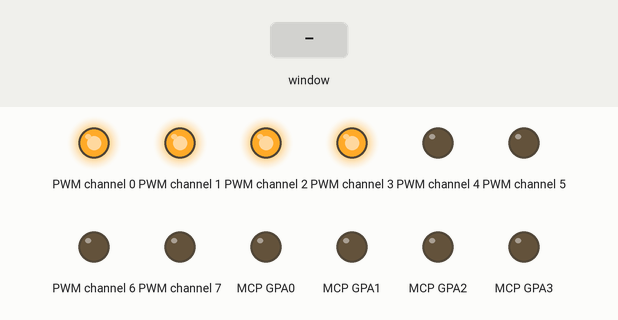
This program was run on a simulated Raspberry Pi (BCM pin numbers). Shown: output pins drawn as LEDs (lit = HIGH). The test bench sets the inputs (shaded band). The desktop window is not drawn, its controls go by their first labels and the mouse button is held 0.15 s.

Above: at 1.2 s.
1.3 s: control labelled "Pop Up 1 Deactivated" in the window clicked
At 2.3 s:
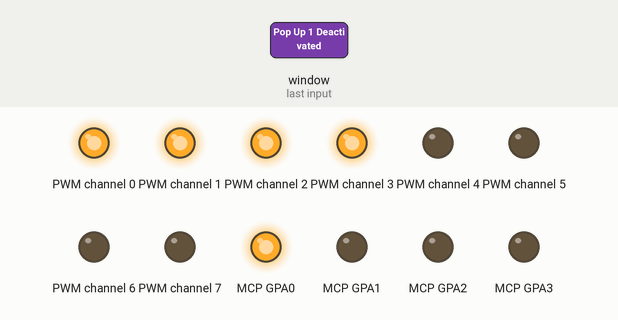
2.8 s: control labelled "Pop Up 2 Deactivated" in the window clicked
At 3.4 s:
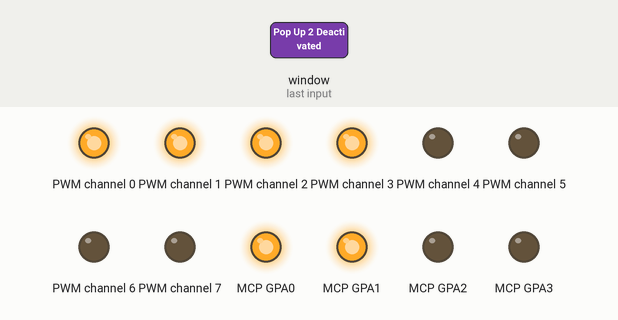
4.3 s: control labelled "Pop Up 3 Deactivated" in the window clicked
At 5.5 s:
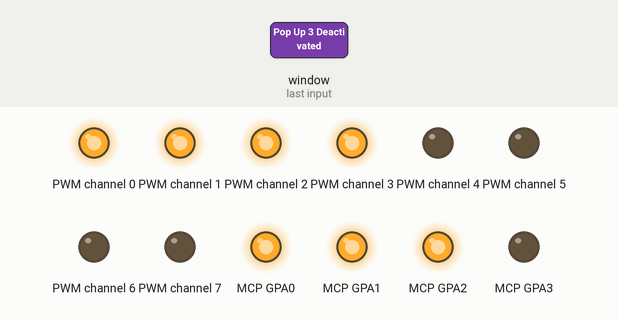
5.8 s: control labelled "Pop Up 4 Deactivated" in the window clicked
At 6.9 s:
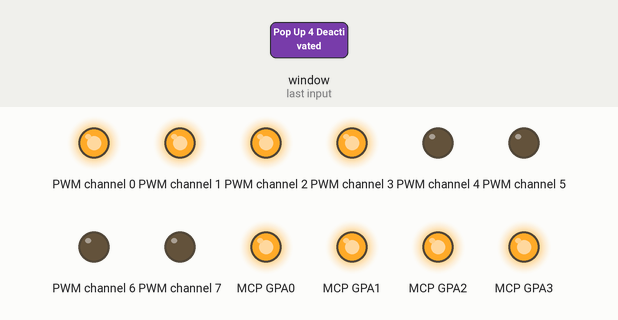
7.3 s: slider 1 in the window set to 128
At 8.0 s:
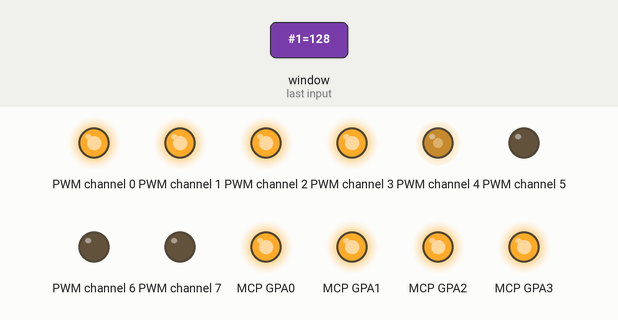
8.8 s: slider 1 in the window set to 255
At 9.2 s:
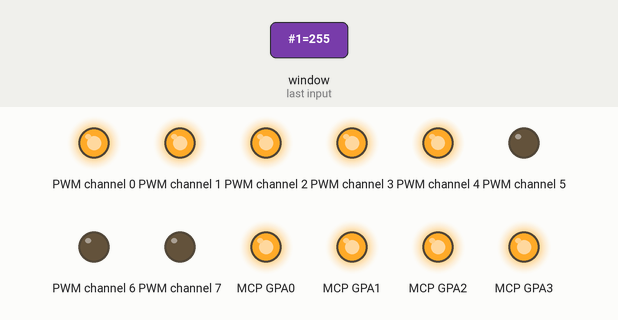
Timing chart, 0 to 11.3 s (numbered marks = the images above; inputs shaded):
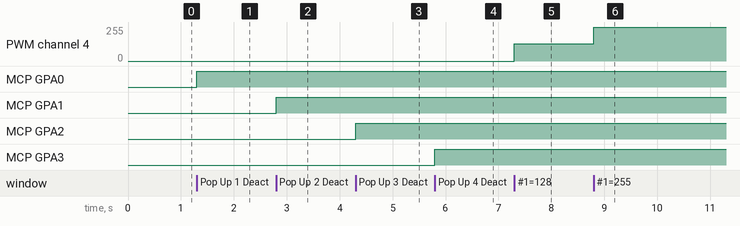

Measured:
- after the input at 1.3 s, MCP GPA0: LOW → HIGH at once
- after the input at 2.8 s, MCP GPA1: LOW → HIGH at once
- after the input at 4.3 s, MCP GPA2: LOW → HIGH at once
- after the input at 5.8 s, MCP GPA3: LOW → HIGH at once
- after the input at 7.3 s, PWM channel 4: 0/255 → 128/255 at once
- after the input at 8.8 s, PWM channel 4: 128/255 → 254/255 at once

The program:

GUI_controller.py
```python
# import everything from tkinter module
from tkinter import *
from Controller_Test_v2 import *


# create a tkinter window
root = Tk()

# Open window having dimension 100x100
root.geometry('400x400')
root.columnconfigure(0, weight=1)
root.columnconfigure(1, weight=2)

def activatePopUp1():
    if PopUp1['text']=="Pop Up 1 Deactivated":
        PopUp1['text']="Pop Up 1 Activated"
        raisePopUp(1)
    else:
        PopUp1['text']="Pop Up 1 Deactivated"
        lowerPopUp(1)

def activatePopUp2():
    if PopUp2['text']=="Pop Up 2 Deactivated":
        PopUp2['text']="Pop Up 2 Activated"
        raisePopUp(2)
    else:
        PopUp2['text']="Pop Up 2 Deactivated"
        lowerPopUp(2)

def activatePopUp3():
    if PopUp3['text']=="Pop Up 3 Deactivated":
        PopUp3['text']="Pop Up 3 Activated"
        raisePopUp(3)
    else:
        PopUp3['text']="Pop Up 3 Deactivated"
        lowerPopUp(3)

def activatePopUp4():
    if PopUp4['text']=="Pop Up 4 Deactivated":
        PopUp4['text']="Pop Up 4 Activated"
        raisePopUp(4)
    else:
        PopUp4['text']="Pop Up 4 Deactivated"
        lowerPopUp(4)

def setPWMSlider1(Slider1_value):
    pwmValue = int(Slider1_value)
    setPWMValue(4,pwmValue)

def setPWMSlider2(Slider2_value):
    setPWMValue(5,int(Slider2_value))

def setPWMSlider3(Slider3_value):
    setPWMValue(6,int(Slider3_value))

def setPWMSlider4(Slider4_value):
    setPWMValue(7,int(Slider4_value))

# Create a Button
PopUp1 = Button(root, text = 'Pop Up 1 Deactivated', bd = '5',
                          command = activatePopUp1)
PopUp2 = Button(root, text = 'Pop Up 2 Deactivated', bd = '5',
                          command = activatePopUp2)
PopUp3 = Button(root, text = 'Pop Up 3 Deactivated', bd = '5',
                          command = activatePopUp3)
PopUp4 = Button(root, text = 'Pop Up 4 Deactivated', bd = '5',
                          command = activatePopUp4)

#cretes sliders (PWM gen)
PopUpSlider1 = Scale(root,from_=0, to=255, orient=HORIZONTAL,command=setPWMSlider1)
PopUpSlider2 = Scale(root,from_=0, to=255, orient=HORIZONTAL,command=setPWMSlider2)
PopUpSlider3 = Scale(root,from_=0, to=255, orient=HORIZONTAL,command=setPWMSlider3)
PopUpSlider4 = Scale(root,from_=0, to=255, orient=HORIZONTAL,command=setPWMSlider4)
# Set the position of button on the top of window.


PopUp1.grid(row=0,column=0)
PopUpSlider1.grid(row=0,column=1)

PopUp2.grid(row=1,column=0)
PopUpSlider2.grid(row=1,column=1)

PopUp3.grid(row=2,column=0)
PopUpSlider3.grid(row=2,column=1)

PopUp4.grid(row=3,column=0)
PopUpSlider4.grid(row=3,column=1)

root.mainloop()
```

Controller_Test_v2.py
```python
from board import SCL, SDA
import busio
import time
import digitalio

from adafruit_mcp230xx.mcp23017 import MCP23017
from adafruit_pca9685 import PCA9685

i2c_bus = busio.I2C(SCL, SDA)

pca = PCA9685(i2c_bus)
mcp = MCP23017(i2c_bus)  # MCP23017

def raisePopUp(PopUpNum):
    if PopUpNum == 1:
        pin0.value = True
    elif PopUpNum == 2:
        pin1.value = True
    elif PopUpNum == 3:
        pin2.value = True
    elif PopUpNum == 4:
        pin3.value = True
    else:
        print("Invalid")

def lowerPopUp(PopUpNum):
    if PopUpNum == 1:
        pin0.value = False
    elif PopUpNum == 2:
        pin1.value = False
    elif PopUpNum == 3:
        pin2.value = False
    elif PopUpNum == 4:
        pin3.value = False
    else:
        print("Invalid")

def setPWMValue(channel,dutyCycle):
    dutyCycle_adjusted = dutyCycle*256
    pca.channels[channel].duty_cycle = dutyCycle_adjusted

pin0 = mcp.get_pin(8)
pin1 = mcp.get_pin(9)
pin2 = mcp.get_pin(10)
pin3 = mcp.get_pin(11)
pin0.switch_to_output(value=False)
pin1.switch_to_output(value=False)
pin2.switch_to_output(value=False)
pin3.switch_to_output(value=False)

pca.frequency = 1000

# raisePopUp(2)
# setPWMValue(5,255)
# setPWMValue(6,255)
# time.sleep(5)
# lowerPopUp(2)
# time.sleep(5)
# setPWMValue(5,0)
# setPWMValue(6,0)

led_channel1 = pca.channels[0]

led_channel1.duty_cycle = 0xffff

led_channel2 = pca.channels[1]

led_channel2.duty_cycle = 0xffff

led_channel3 = pca.channels[2]

led_channel3.duty_cycle = 0xffff

led_channel4 = pca.channels[3]

led_channel4.duty_cycle = 0xffff

led_channel5 = pca.channels[4]
led_channel5.duty_cycle = 0

led_channel6 = pca.channels[5]
led_channel6.duty_cycle = 0

led_channel7 = pca.channels[6]
led_channel7.duty_cycle = 0

led_channel8 = pca.channels[7]
led_channel8.duty_cycle = 0


# time.sleep(5)
# pin0.value = True
# pin1.value = True
# pin2.value = True
# pin3.value = True
# time.sleep(5)
# led_channel1.duty_cycle = 0
# led_channel2.duty_cycle = 0
# led_channel3.duty_cycle = 0
# led_channel4.duty_cycle = 0
# led_channel5.duty_cycle = 0
# led_channel6.duty_cycle = 0
# led_channel7.duty_cycle = 0
# led_channel8.duty_cycle = 0
```
